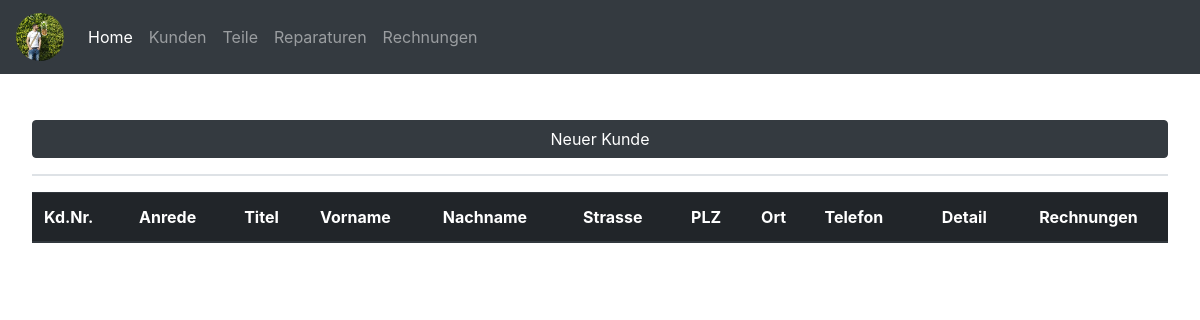
/customer.php, run on an earlier commit of the app's database.
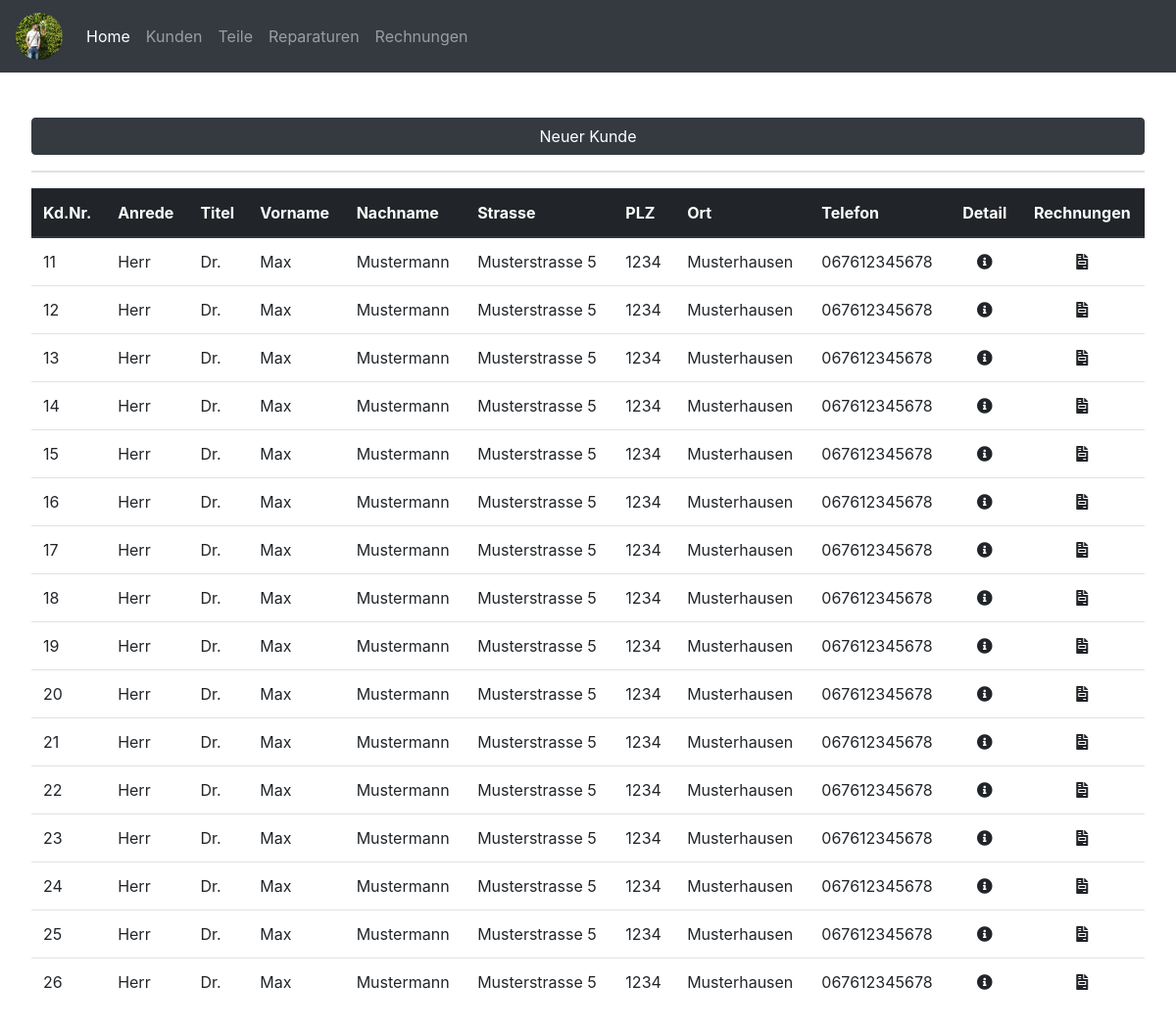
And on a later commit of the database.
### tables this page shows
CREATE TABLE `kunde` (
  `kundennummer` int(10) NOT NULL,
  `anrede` varchar(15) NOT NULL,
  `titel` varchar(10) NOT NULL,
  `vorname` varchar(20) NOT NULL,
  `nachname` varchar(20) NOT NULL,
  `gebdat` date NOT NULL,
  `strasse` varchar(50) NOT NULL,
  `plz` int(10) NOT NULL,
  `ort` varchar(50) NOT NULL,
  `telefon` varchar(20) NOT NULL,
  `email` varchar(50) NOT NULL,
  `newsletter` tinyint(1) DEFAULT NULL,
  `kommentar` text NOT NULL,
  `kundeseit` date NOT NULL
);

### customer.php (the view, shortened to what this page needs)
<?php include('connection.php') ?>
<?php include('header.php') ?>
<button type="button" class="btn btn-dark btn-new-car mb-3 mb-lg-0" data-toggle="modal" data-target="#customernewmodal">
    Neuer Kunde
    </button>
    <br /><hr />
    <table id="customertable" class="display table table-hover">
        <thead class="thead-dark">
            <tr>
                <th>Kd.Nr.</th>
                <th>Anrede</th>
                <th>Titel</th>
                <th>Vorname</th>
                <th>Nachname</th>
                <th>Strasse</th>
                <th>PLZ</th>
                <th>Ort</th>
                <th>Telefon</th>
                <th><center>Detail</center></th>
                <th><center>Rechnungen</center></th>
            </tr>
        </thead>
        <tbody>
        <?php
            $sql = "SELECT * from kunde ORDER BY kundennummer ASC";
            foreach ($pdo->query($sql) as $row) {
                echo "<tr href='customer_detail.php?kundennummer=" . $row['kundennummer'] . "'><td>" . $row['kundennummer'] . "</td>";
                echo "<td>" . $row['anrede'] . "</td>";
                echo "<td>" . $row['titel'] . "</td>";
                echo "<td>" . $row['vorname'] . "</td>";
                echo "<td>" . $row['nachname'] . "</td>";
                echo "<td>" . $row['strasse'] . "</td>";
                echo "<td>" . $row['plz'] . "</td>";
                echo "<td>" . $row['ort'] . "</td>";
                echo "<td>" . $row['telefon'] . "</td>";
                echo "<td><a title='Details' class='' href='customer_detail.php?kundennummer=" . $row['kundennummer'] . "'><center><i class='fas fa-info-circle'></i></center></a></td>";
                echo "<td><a title='Rechnungen' class='' href='rechnungen.php?kundennummer=" . $row['kundennummer'] . "'><center><i class='fas fa-file-invoice'></i></center></a></td></tr>"; ?>
            <?php }; ?>
        </tbody>
    </table>
<?php include('footer.php') ?>

### header.php (shortened to what this page needs)
<!DOCTYPE html>
<html lang="en">
<head>
    <link rel="stylesheet" href="https://stackpath.bootstrapcdn.com/bootstrap/4.1.3/css/bootstrap.min.css">
    <link rel="stylesheet" href="https://use.fontawesome.com/releases/v5.7.0/css/all.css">
    <link rel="stylesheet" href="https://cdn.datatables.net/1.10.19/css/dataTables.bootstrap4.min.css">
    <link rel="stylesheet" href="https://cdn.datatables.net/fixedheader/3.1.4/css/fixedHeader.bootstrap4.min.css">
    <link rel="stylesheet" href="static/css/main.css">
</head>
<body onload="giveActualDate()">
<nav class="navbar navbar-expand-lg navbar-dark bg-dark fixed-top">
  <a class="navbar-brand" href="index.php"><img class="logosmall" src="static/img/pp.jpg" /></a>
  <div class="collapse navbar-collapse" id="navbarNavDropdown">
    <ul class="navbar-nav">
      <li class="nav-item active">
        <a class="nav-link" href="index.php">Home <span class="sr-only">(current)</span></a>
      </li>
      <li class="nav-item">
        <a class="nav-link" href="customer.php">Kunden</a>
      </li>
      <li class="nav-item">
        <a class="nav-link" href="part_list.php">Teile</a>
      </li>
      <li class="nav-item">
        <a class="nav-link" href="new_repair.php">Reparaturen</a>
      </li>
      <li class="nav-item">
        <a class="nav-link" href="#">Rechnungen</a>
      </li>
    </ul>
  </div>
</nav>
<div class="navmargin">

### footer.php (shortened to what this page needs)
</div>
</body>
</html>

### static/css/main.css (style rules this page uses)
body { margin: 0; padding: 0; }
.logosmall { width: 3rem; height: 3rem; border-radius: 50%; display: inline-block; vertical-align: middle; }
.navmargin { margin-top: 6.5rem; margin-left: 2rem; margin-right: 2rem; margin-bottom: 2rem; }
.fas, .far { color: #212529; }
.btn-new-car { margin-top: 1rem; width: 100%; }
hr { border: 1px solid #dee2e6; }

What changed in the data, as far as the page shows it:
added kunde: kundennummer "11", anrede "Herr", titel "Dr.", vorname "Max", nachname "Mustermann", strasse "Musterstrasse 5", plz "1234", ort "Musterhausen", telefon "067612345678"
added kunde: kundennummer "12", anrede "Herr", titel "Dr.", vorname "Max", nachname "Mustermann", strasse "Musterstrasse 5", plz "1234", ort "Musterhausen", telefon "067612345678"
added kunde: kundennummer "13", anrede "Herr", titel "Dr.", vorname "Max", nachname "Mustermann", strasse "Musterstrasse 5", plz "1234", ort "Musterhausen", telefon "067612345678"
added kunde: kundennummer "14", anrede "Herr", titel "Dr.", vorname "Max", nachname "Mustermann", strasse "Musterstrasse 5", plz "1234", ort "Musterhausen", telefon "067612345678"
added kunde: kundennummer "15", anrede "Herr", titel "Dr.", vorname "Max", nachname "Mustermann", strasse "Musterstrasse 5", plz "1234", ort "Musterhausen", telefon "067612345678"
added kunde: kundennummer "16", anrede "Herr", titel "Dr.", vorname "Max", nachname "Mustermann", strasse "Musterstrasse 5", plz "1234", ort "Musterhausen", telefon "067612345678"
added kunde: kundennummer "17", anrede "Herr", titel "Dr.", vorname "Max", nachname "Mustermann", strasse "Musterstrasse 5", plz "1234", ort "Musterhausen", telefon "067612345678"
added kunde: kundennummer "18", anrede "Herr", titel "Dr.", vorname "Max", nachname "Mustermann", strasse "Musterstrasse 5", plz "1234", ort "Musterhausen", telefon "067612345678"
added kunde: kundennummer "19", anrede "Herr", titel "Dr.", vorname "Max", nachname "Mustermann", strasse "Musterstrasse 5", plz "1234", ort "Musterhausen", telefon "067612345678"
added kunde: kundennummer "20", anrede "Herr", titel "Dr.", vorname "Max", nachname "Mustermann", strasse "Musterstrasse 5", plz "1234", ort "Musterhausen", telefon "067612345678"
added kunde: kundennummer "21", anrede "Herr", titel "Dr.", vorname "Max", nachname "Mustermann", strasse "Musterstrasse 5", plz "1234", ort "Musterhausen", telefon "067612345678"
added kunde: kundennummer "22", anrede "Herr", titel "Dr.", vorname "Max", nachname "Mustermann", strasse "Musterstrasse 5", plz "1234", ort "Musterhausen", telefon "067612345678"
added kunde: kundennummer "23", anrede "Herr", titel "Dr.", vorname "Max", nachname "Mustermann", strasse "Musterstrasse 5", plz "1234", ort "Musterhausen", telefon "067612345678"
added kunde: kundennummer "24", anrede "Herr", titel "Dr.", vorname "Max", nachname "Mustermann", strasse "Musterstrasse 5", plz "1234", ort "Musterhausen", telefon "067612345678"
added kunde: kundennummer "25", anrede "Herr", titel "Dr.", vorname "Max", nachname "Mustermann", strasse "Musterstrasse 5", plz "1234", ort "Musterhausen", telefon "067612345678"
added kunde: kundennummer "26", anrede "Herr", titel "Dr.", vorname "Max", nachname "Mustermann", strasse "Musterstrasse 5", plz "1234", ort "Musterhausen", telefon "067612345678"
